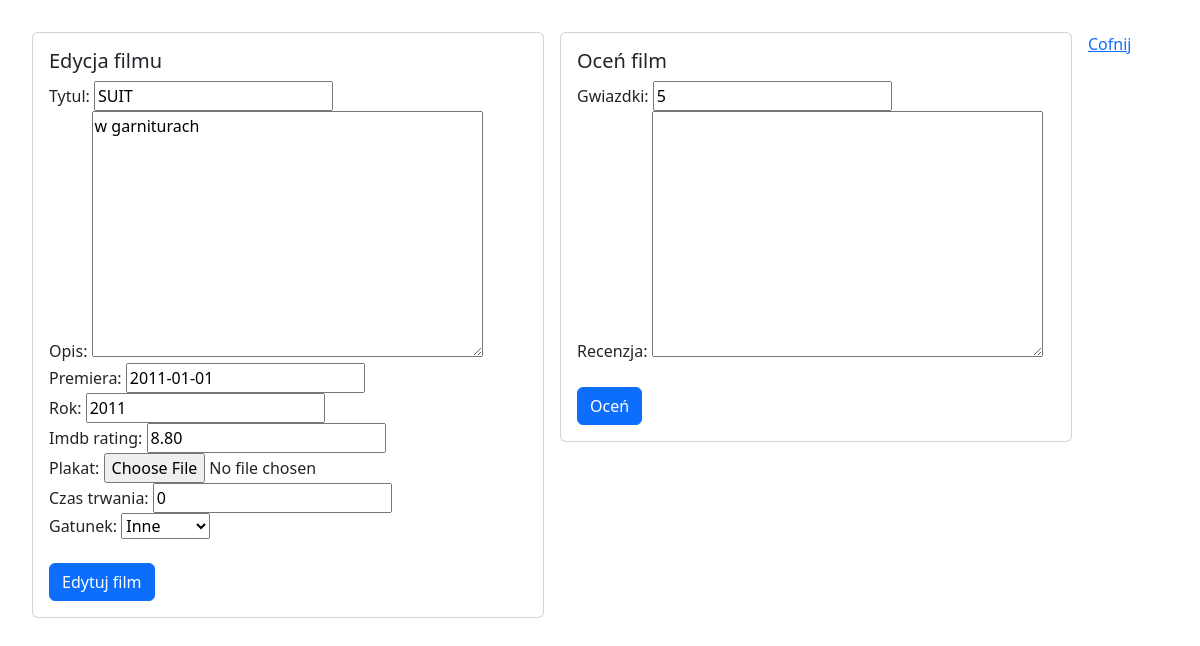
Page /filmy/edytuj/7/ (signed in) on the earlier database version.
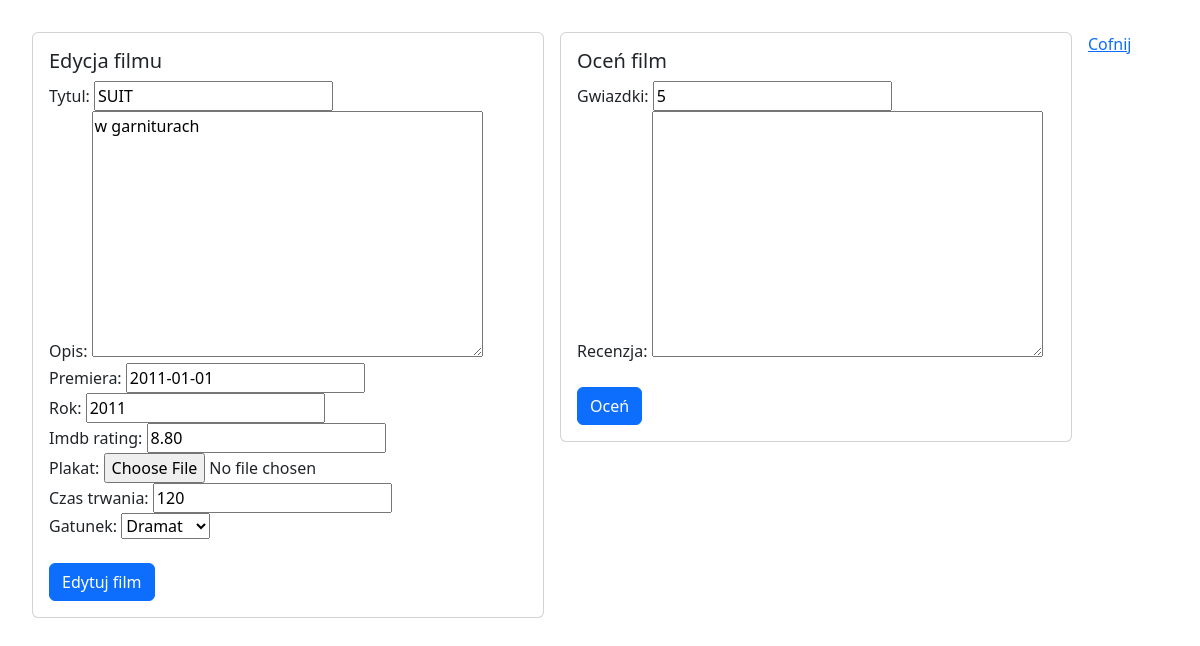
Same page on the later database version.
### filmyweb/models.py (models this page shows)
class DodatkoweInfo(models.Model):
    GATUNEK = {
        (0, 'Inne'),
        (1, 'Horror'),
        (2, 'Komedia'),
        (3, 'Sci-fi'),
        (4, 'Dramat'),
    }
    czas_trwania = models.PositiveSmallIntegerField(default=0)
    gatunek = models.PositiveSmallIntegerField(default=0, choices=GATUNEK)

### filmyweb/views.py (the view)
# urls.py: path('edytuj/<int:id>/', edytuj_film, name='edit_film'),
@login_required
def edytuj_film(request, id):
    film = get_object_or_404(Film, pk=id)
    oceny = Ocena.objects.filter(film=film)
    try:
        dodatkowe = DodatkoweInfo.objects.get(film=film.id)
    except DodatkoweInfo.DoesNotExist:
        dodatkowe = None
    form_film = FilmForm(request.POST or None, request.FILES or None, instance=film)
    form_dodatkowe = DodatkoweInfoForm(request.POST or None, instance=dodatkowe)
    form_ocena = OcenaForm(request.POST or None)
    if request.method == 'POST':
        if 'gwiazdki' in request.POST:
            ocena = form_ocena.save(commit=False)
            ocena.film = film
            ocena.save()
            return redirect(wszystkie_filmy)
    if all((form_film.is_valid(), form_dodatkowe.is_valid())):
        film = form_film.save(commit=False)
        dodatkowe = form_dodatkowe.save()
        film.dodatkowe = dodatkowe
        film.save()
        return redirect(wszystkie_filmy)
    return render(request, 'film_form.html', {'form': form_film, 'form_dodatkowe': form_dodatkowe,
                                              'oceny': oceny, 'form_ocena': form_ocena, 'nowy': False})

### filmyweb/forms.py
class FilmForm(ModelForm):
    class Meta:
        model = Film
        fields = ['tytul', 'opis', 'premiera', 'rok', 'imdb_rating', 'plakat']

class DodatkoweInfoForm(ModelForm):
    class Meta:
        model = DodatkoweInfo
        fields = ['czas_trwania', 'gatunek']

### templates/film_form.html (shortened to what this page needs)
{% extends 'glowny.html' %}
{% load bootstrap %}
{% block strona %}
    <div class="card" style="width: 32rem; float: left; margin-right: 1rem;">
      <div class="card-body">
      {% if nowy %}
        <h5 class="card-title">Nowy film</h5>
      {% else %}
        <h5 class="card-title">Edycja filmu</h5>
      {% endif %}
          <form method="post" enctype="multipart/form-data">
                {{ form|bootstrap }}
                {{ form_dodatkowe|bootstrap }}
          <br>
              {% if nowy %}
                <button type="submit" class="btn btn-primary">Nowy film</button>
              {% else %}
                <button type="submit" class="btn btn-primary">Edytuj film</button>
              {% endif %}
          </form>
      </div>
    </div>
     <div class="card" style="width: 32rem; float: left; margin-right: 1rem;">
      <div class="card-body">
        <h5 class="card-title">Oceń film</h5>
          <form method="post" enctype="multipart/form-data">
                {{ form_ocena|bootstrap }}
          <br>
                <button type="submit" class="btn btn-primary">Oceń</button>
          </form>
      </div>
    </div>
    <a href="{% url 'wszystkie' %}">Cofnij</a>
{% endblock %}

Differences in the rows shown:
added DodatkoweInfo: czas_trwania "120", gatunek "Dramat"
Other differences:
form field czas_trwania: "0" → (not shown)
form field gatunek: "Inne" → (not shown)
